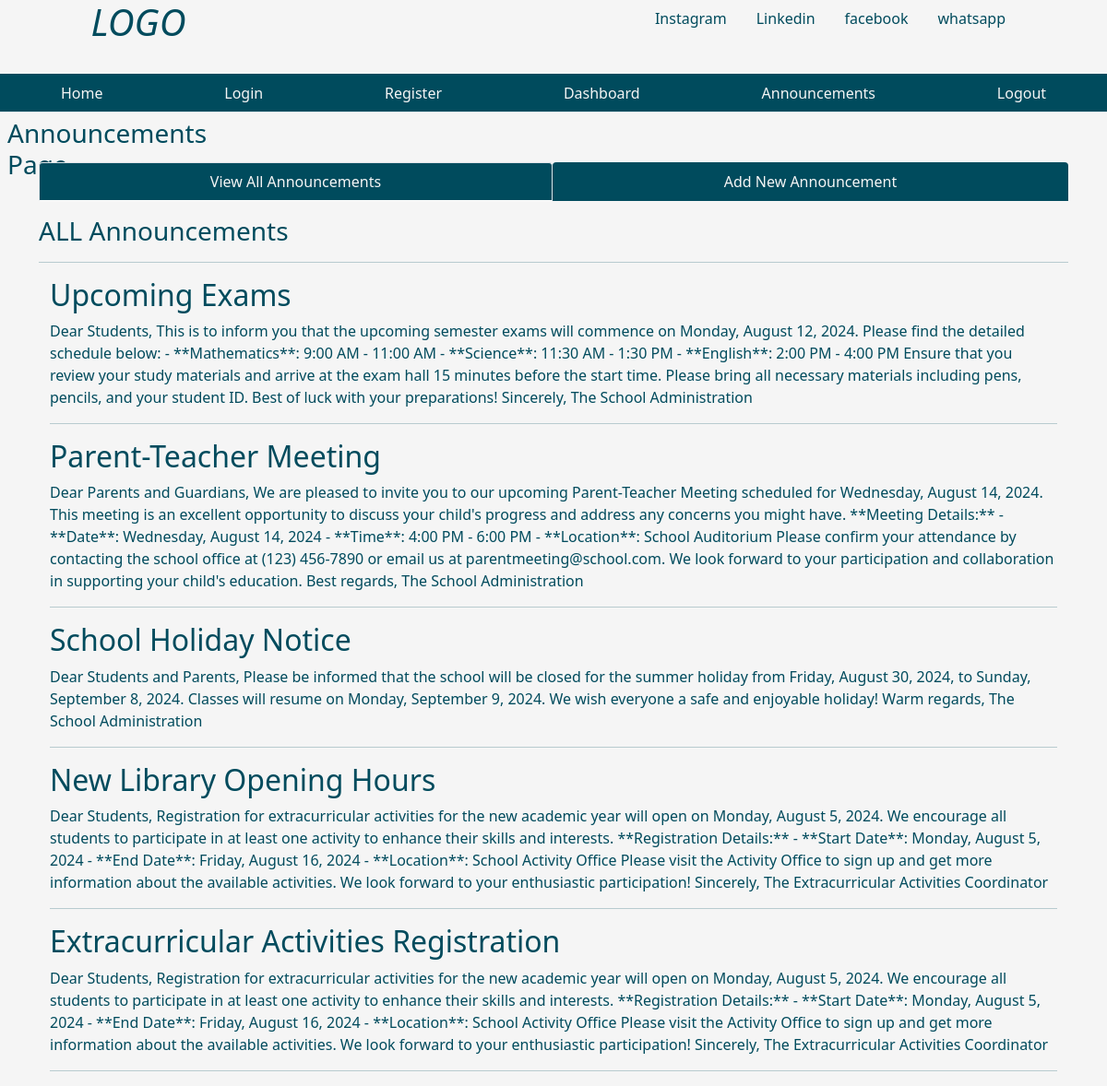
Screenshot of /getannouncements with the database file from the repository.
### tables this page shows
CREATE TABLE announcements (
    name TEXT NOT NULL,
    description TEXT NOT NULL
);

### app.py (the view)
@app.route('/getannouncements')
def getannouncements():
    user = get_current_user()
    db = get_database()
    ann_cur = db.execute('SELECT * FROM announcements')
    allann = ann_cur.fetchall()
    return render_template('getannouncements.html', user=user, allann=allann)

### app.py (called while the page is built)
@app.teardown_appcontext
def close_database(error):
    if hasattr(g, 'crudapplication_db'):
        g.crudapplication_db.close()

def get_current_user():
    user = None
    if 'user' in session:
        user = session['user']
        db = get_database()
        user_cur = db.execute('select * from users where name = ?', [user])
        user = user_cur.fetchone()
    return user

### database.py (called while the page is built)
def connect_to_database():
    sql=sqlite3.connect('C:/Users/NANI/Downloads/crud_application_flask/crudapplication.db')
    sql.row_factory = sqlite3.Row
    return sql

def get_database():
    if not hasattr(g, 'crudapplication_db'):
        g.crudapplication_db=connect_to_database()
    return g.crudapplication_db

### templates/getannouncements.html (shortened to what this page needs)
{% from "showlinks.html" import show_links, showsocialmedialinks %}
<!DOCTYPE html>
<html lang="en">
<head>
    <link href="https://cdn.jsdelivr.net/npm/bootstrap@5.1.3/dist/css/bootstrap.min.css" rel="stylesheet">
    <link rel="stylesheet" href="{{ url_for('static', filename='dashboard.css')}}" type = "text/css">
</head>
<body>
      <div class="parent">
        <div class="child child1">
            <h1 class="text-center"><i>LOGO</i></h1>
        </div>
        <div class="child child2">
          {{ showsocialmedialinks() }}
        </div>
        <div class="child child3">
          {{ show_links() }}
        </div>
        <div class="child child4">
            <h3 class="m-2">Announcements Page</h3>
        </div>
        <div class="child child5" style="color:rgb(0, 75, 93);">
        </div>
        <div class="child child6  container" style="color:rgb(0, 75, 93);">
            <ul class="nav nav-tabs nav-fill mb-3">
                <li class="nav-item">
                  <a class="nav-link active" aria-current="page" href="{{ url_for('getannouncements')}}" style=" background-color:rgb(0, 75, 93); color:whitesmoke;">View All Announcements</a>
                </li>
                <li class="nav-item">
                  <a class="nav-link" style=" background-color:rgb(0, 75, 93); color:whitesmoke;" href="{{ url_for('addnewannouncements')}}">Add New Announcement</a>
                </li>
              </ul>
              <div class="table-responsive-lg caption-top">
                <caption><h3>ALL Announcements</h3></caption>
                <hr>
                <div class="container">
                    {% for ann in allann %}
                    <div class="announcement">
                        <h2>{{ ann['name'] }}</h2>
                        <p>{{ ann['description'] }}</p>
                    </div>
                    <hr>
                    {% endfor %}
                </div>
              </div>
        </div>
      </div>
</body>
</html>

### static/dashboard.css (style rules this page uses)
html, body { height: 100%; background-color:whitesmoke; color:rgb(0, 75, 93); }
.parent { height: 100%; display: grid; grid-template-columns: repeat(4, 1fr); grid-template-rows: 10% 5% 7% auto 7%; }
.child { margin-bottom: 10px; }
.child1 { grid-column: 1/2; grid-row: 1/2; }
.child2 { grid-column: 3/-1; grid-row: 1/2; }
.child3 { grid-column: 1/-1; grid-row: 2/3; }
.child4 { grid-column: 1/2; grid-row: 3/4; }
.child5 { grid-column: 4/5; grid-row: 3/4; text-align: center; }
.child6 { grid-column: 1/-1; grid-row: 4/5; }

### rows the page displays
announcements: name "Upcoming Exams", description "Dear Students, This is to inform you that the upcoming semester exams will commence on Monday, August 12, 2024. Please find the detailed schedule below: - **Mathematics**: 9:00 AM - 11:00 AM - **Science**: 11:30 AM - 1:30 PM - **English**: 2:00 PM - 4:00 PM Ensure that you review your study materials and arrive at the exam hall 15 minutes before the start time. Please bring all necessary materials including pens, pencils, and your student ID. Best of luck with your preparations! Sincerely, The School Administration"
announcements: name "Parent-Teacher Meeting", description "Dear Parents and Guardians, We are pleased to invite you to our upcoming Parent-Teacher Meeting scheduled for Wednesday, August 14, 2024. This meeting is an excellent opportunity to discuss your child's progress and address any concerns you might have. **Meeting Details:** - **Date**: Wednesday, August 14, 2024 - **Time**: 4:00 PM - 6:00 PM - **Location**: School Auditorium Please confirm your attendance by contacting the school office at (123) 456-7890 or email us at parentmeeting@school.com. We look forward to your participation and collaboration in supporting your child's education. Best regards, The School Administration"
announcements: name "School Holiday Notice", description "Dear Students and Parents, Please be informed that the school will be closed for the summer holiday from Friday, August 30, 2024, to Sunday, September 8, 2024. Classes will resume on Monday, September 9, 2024. We wish everyone a safe and enjoyable holiday! Warm regards, The School Administration"
announcements: name "New Library Opening Hours", description "Dear Students, Registration for extracurricular activities for the new academic year will open on Monday, August 5, 2024. We encourage all students to participate in at least one activity to enhance their skills and interests. **Registration Details:** - **Start Date**: Monday, August 5, 2024 - **End Date**: Friday, August 16, 2024 - **Location**: School Activity Office Please visit the Activity Office to sign up and get more information about the available activities. We look forward to your enthusiastic participation! Sincerely, The Extracurricular Activities Coordinator"
announcements: name "Extracurricular Activities Registration", description "Dear Students, Registration for extracurricular activities for the new academic year will open on Monday, August 5, 2024. We encourage all students to participate in at least one activity to enhance their skills and interests. **Registration Details:** - **Start Date**: Monday, August 5, 2024 - **End Date**: Friday, August 16, 2024 - **Location**: School Activity Office Please visit the Activity Office to sign up and get more information about the available activities. We look forward to your enthusiastic participation! Sincerely, The Extracurricular Activities Coordinator"
